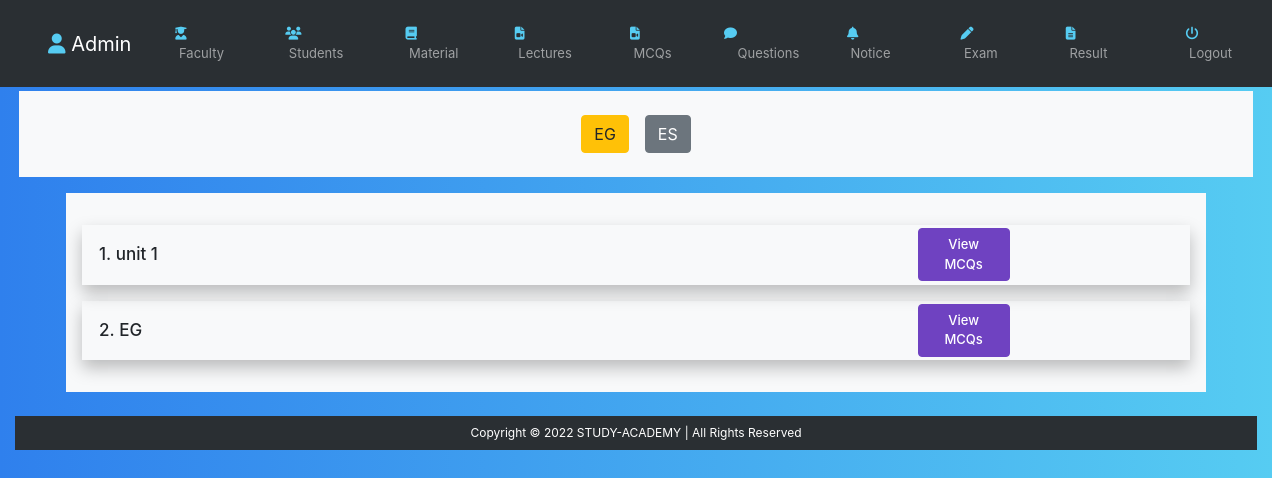
Page /admin/add_mcq_unit_select.php?d_id=1&semester=1&sub_id=50 (signed in) on the committed database.
### tables this page shows
CREATE TABLE `subject` (
  `sub_id` int(25) NOT NULL,
  `short_name` varchar(255) DEFAULT NULL,
  `subject` varchar(255) NOT NULL,
  `d_id` int(25) NOT NULL,
  `semester` int(10) NOT NULL,
  `create_time` datetime NOT NULL DEFAULT current_timestamp(),
  `update_time` datetime DEFAULT NULL
);

CREATE TABLE `unit` (
  `unit_id` int(25) NOT NULL,
  `sub_id` int(25) NOT NULL,
  `unit_number` int(25) NOT NULL,
  `unit_name` varchar(255) NOT NULL,
  `create_time` datetime NOT NULL DEFAULT current_timestamp(),
  `update_time` datetime DEFAULT NULL
);

### inc/function.php (called while the page is built, shortened)
<?php
require '../db/dbcon.php';
	?>
<?php
function sub_id($sub_id) {
	global $con;
	    $Select_Subject = "SELECT subject.subject FROM subject WHERE sub_id=$sub_id";
	    $SelectResult = mysqli_query($con, $Select_Subject);
	    $row = mysqli_fetch_array($SelectResult);
	     return $row['subject'];
}
function unit_id($unit_id) {
	global $con;
	    $Select_Subject = "SELECT * FROM unit WHERE unit_id=$unit_id";
	    $SelectResult = mysqli_query($con, $Select_Subject);
	    $row = mysqli_fetch_array($SelectResult);
	     return $row;
}
function safe_string($str) {
	global $con;
	   	$str = trim($str);
  		$str = stripslashes($str);
  		$str = strip_tags($str);
  		$str = htmlspecialchars($str);
	   	$str = mysqli_real_escape_string($con,$str);
	return $str;
}
?>

### admin/add_mcq_unit_select.php (the view, shortened to what this page needs)
<?php
require '../db/dbcon.php';
if (isset($_GET['d_id']) > 0 && $_GET['d_id'] < 5 && $_GET['d_id'] != '' && isset($_GET['semester']) && $_GET['semester'] != '') {
	$semester=safe_string($_GET['semester']);
	$d_id=safe_string($_GET['d_id']);
if (isset($_GET['sub_id'])) {
    $sub_id=safe_string( $_GET['sub_id']);
} else {
    $sub_id='';
}
echo'<body>
    <div class="container-fluid">
    <center class="bg-light m-1"> ';
$subjectSQL="SELECT sub_id,subject FROM subject WHERE d_id=$d_id AND semester=$semester";
$SubSqlResult=mysqli_query($con,$subjectSQL);
if (mysqli_num_rows($SubSqlResult)==0) {
    echo '<p class="text-center text-danger bg-light mt-3 font-weight-bold">No Subjects found !</p>';
}else{
    while ($subRow=mysqli_fetch_assoc($SubSqlResult)) {
       if ($subRow['sub_id'] == $sub_id) {
            echo '<a class="btn btn-warning  m-2 my-4" href="add_mcq_unit_select.php?d_id='.$d_id.'&semester='.$semester.'&sub_id='.$subRow['sub_id'].'">' . sub_id($subRow['sub_id']) . '</a>';
        } else {
            echo '<a class="btn btn-secondary  m-2 my-4" href="add_mcq_unit_select.php?d_id='.$d_id.'&semester='.$semester.'&sub_id='.$subRow['sub_id'].'">' . sub_id($subRow['sub_id']) . '</a>';
        }
    }
}
echo'</center>';
if (isset($_GET['sub_id']) && $_GET['sub_id']!='') {
        $sub_id=safe_string($_GET['sub_id']);
        $unitSQL="SELECT * FROM `unit` WHERE sub_id=$sub_id";
if (isset($unitSQL)) {
            $unitResult = mysqli_query($con, $unitSQL);
            $num=mysqli_num_rows($unitResult);
            if ($num>0) {
?>
<div class="container bg-light mt-3 p-3" style="" >
        <?php
                while ($unitRow = mysqli_fetch_assoc($unitResult)) {
                    $unitArr=unit_id($unitRow['unit_id']);
                        echo '<div class="shadow ahover my-3 ">
                        <a style="font-size: 17px; font-weight: 500;" class="col-9  p-3 text-left btn  " href="add_mcq.php?sub_id='.$sub_id.'&unit_id='.$unitRow['unit_id'].'">'.$unitArr["unit_number"].'.&nbsp;'.$unitArr["unit_name"].'</a>
                        <a style="font-size: 13px; font-weight: 500;" class="col-1 btn  btn-purple" href="view_mcqs.php?sub_id='.$sub_id.'&unit_id='.$unitRow['unit_id'].'">View MCQs</a>
                        </div>
                        ';
                }
        ?>
    </div>
<?php
} else {
                echo '<p class="text-center text-danger bg-light font-weight-bold">No units found!!</p>';
            }
        }
    }
}
  include 'footer.php'; ?>

### inc/header.php (style rules this page uses)
table,th,td,p, center { font-size: 12px; }
body { background: #56CCF2; background: linear-gradient(to right, #2F80ED, #56CCF2); }

### rows in the picture
subject: sub_id($subRow['sub_id']) "EG"
subject: sub_id($subRow['sub_id']) "ES"
unit: unit_number "1", unit_name "unit 1"
unit: unit_number "2", unit_name "EG"
